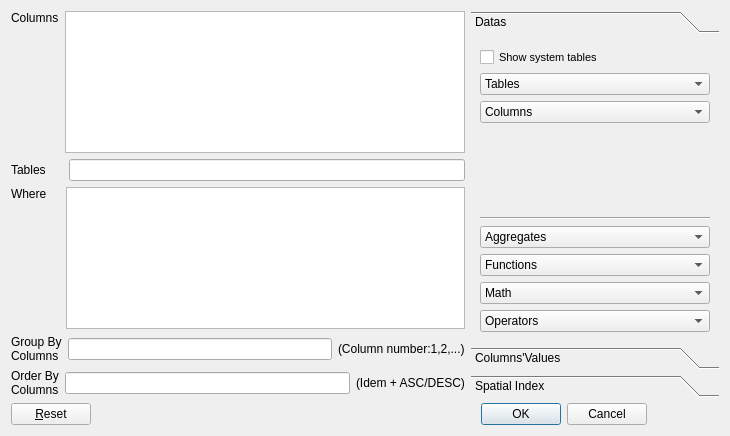
<?xml version="1.0" encoding="UTF-8"?>
<ui version="4.0">
 <class>Dialog</class>
 <widget class="QDialog" name="Dialog">
  <property name="geometry">
   <rect>
    <x>0</x>
    <y>0</y>
    <width>730</width>
    <height>436</height>
   </rect>
  </property>
  <property name="windowTitle">
   <string>Dialog</string>
  </property>
  <layout class="QVBoxLayout" name="verticalLayout_7">
   <item>
    <layout class="QHBoxLayout" name="horizontalLayout_6">
     <item>
      <layout class="QVBoxLayout" name="verticalLayout_3">
       <item>
        <layout class="QHBoxLayout" name="horizontalLayout">
         <item>
          <layout class="QVBoxLayout" name="verticalLayout">
           <item>
            <widget class="QLabel" name="label">
             <property name="text">
              <string>Columns</string>
             </property>
            </widget>
           </item>
           <item>
            <spacer name="verticalSpacer">
             <property name="orientation">
              <enum>Qt::Vertical</enum>
             </property>
             <property name="sizeHint" stdset="0">
              <size>
               <width>20</width>
               <height>40</height>
              </size>
             </property>
            </spacer>
           </item>
          </layout>
         </item>
         <item>
          <widget class="QTextEdit" name="col">
           <property name="minimumSize">
            <size>
             <width>400</width>
             <height>0</height>
            </size>
           </property>
          </widget>
         </item>
        </layout>
       </item>
       <item>
        <layout class="QHBoxLayout" name="horizontalLayout_2">
         <item>
          <widget class="QLabel" name="label_2">
           <property name="text">
            <string>Tables     </string>
           </property>
          </widget>
         </item>
         <item>
          <widget class="QLineEdit" name="tab"/>
         </item>
        </layout>
       </item>
       <item>
        <layout class="QHBoxLayout" name="horizontalLayout_3">
         <item>
          <layout class="QVBoxLayout" name="verticalLayout_2">
           <item>
            <widget class="QLabel" name="label_3">
             <property name="text">
              <string>Where    </string>
             </property>
            </widget>
           </item>
           <item>
            <spacer name="verticalSpacer_2">
             <property name="orientation">
              <enum>Qt::Vertical</enum>
             </property>
             <property name="sizeHint" stdset="0">
              <size>
               <width>20</width>
               <height>40</height>
              </size>
             </property>
            </spacer>
           </item>
          </layout>
         </item>
         <item>
          <widget class="QTextEdit" name="where"/>
         </item>
        </layout>
       </item>
       <item>
        <layout class="QHBoxLayout" name="horizontalLayout_4">
         <item>
          <widget class="QLabel" name="label_4">
           <property name="text">
            <string>Group By 
Columns</string>
           </property>
          </widget>
         </item>
         <item>
          <widget class="QLineEdit" name="group"/>
         </item>
         <item>
          <widget class="QLabel" name="label_6">
           <property name="text">
            <string>(Column number:1,2,...)</string>
           </property>
          </widget>
         </item>
        </layout>
       </item>
       <item>
        <layout class="QHBoxLayout" name="horizontalLayout_5">
         <item>
          <widget class="QLabel" name="label_5">
           <property name="text">
            <string>Order By 
Columns</string>
           </property>
          </widget>
         </item>
         <item>
          <widget class="QLineEdit" name="order"/>
         </item>
         <item>
          <widget class="QLabel" name="label_7">
           <property name="text">
            <string>(Idem + ASC/DESC)</string>
           </property>
          </widget>
         </item>
        </layout>
       </item>
      </layout>
     </item>
     <item>
      <layout class="QVBoxLayout" name="verticalLayout_4">
       <item>
        <widget class="QToolBox" name="toolBox">
         <property name="maximumSize">
          <size>
           <width>300</width>
           <height>16777215</height>
          </size>
         </property>
         <property name="currentIndex">
          <number>0</number>
         </property>
         <widget class="QWidget" name="page">
          <property name="geometry">
           <rect>
            <x>0</x>
            <y>0</y>
            <width>232</width>
            <height>286</height>
           </rect>
          </property>
          <attribute name="label">
           <string>Datas</string>
          </attribute>
          <layout class="QVBoxLayout" name="verticalLayout_5">
           <item>
            <widget class="QCheckBox" name="checkBox">
             <property name="font">
              <font>
               <pointsize>8</pointsize>
               <kerning>true</kerning>
              </font>
             </property>
             <property name="text">
              <string>Show system tables</string>
             </property>
            </widget>
           </item>
           <item>
            <widget class="QComboBox" name="tables">
             <item>
              <property name="text">
               <string>Tables</string>
              </property>
             </item>
            </widget>
           </item>
           <item>
            <widget class="QComboBox" name="columns">
             <item>
              <property name="text">
               <string>Columns</string>
              </property>
             </item>
            </widget>
           </item>
           <item>
            <spacer name="verticalSpacer_4">
             <property name="orientation">
              <enum>Qt::Vertical</enum>
             </property>
             <property name="sizeHint" stdset="0">
              <size>
               <width>20</width>
               <height>40</height>
              </size>
             </property>
            </spacer>
           </item>
           <item>
            <widget class="Line" name="line_2">
             <property name="orientation">
              <enum>Qt::Horizontal</enum>
             </property>
            </widget>
           </item>
           <item>
            <widget class="QComboBox" name="aggregates">
             <item>
              <property name="text">
               <string>Aggregates</string>
              </property>
             </item>
            </widget>
           </item>
           <item>
            <widget class="QComboBox" name="functions">
             <item>
              <property name="text">
               <string>Functions</string>
              </property>
             </item>
            </widget>
           </item>
           <item>
            <widget class="QComboBox" name="math">
             <item>
              <property name="text">
               <string>Math</string>
              </property>
             </item>
            </widget>
           </item>
           <item>
            <widget class="QComboBox" name="operators">
             <item>
              <property name="text">
               <string>Operators</string>
              </property>
             </item>
            </widget>
           </item>
          </layout>
         </widget>
         <widget class="QWidget" name="page_2">
          <property name="geometry">
           <rect>
            <x>0</x>
            <y>0</y>
            <width>176</width>
            <height>167</height>
           </rect>
          </property>
          <attribute name="label">
           <string>Columns'Values</string>
          </attribute>
          <layout class="QVBoxLayout" name="verticalLayout_6">
           <item>
            <widget class="QComboBox" name="columns_2">
             <item>
              <property name="text">
               <string>Columns</string>
              </property>
             </item>
            </widget>
           </item>
           <item>
            <widget class="QCheckBox" name="extract">
             <property name="text">
              <string>Only 10 First Values</string>
             </property>
            </widget>
           </item>
           <item>
            <widget class="QListView" name="values">
             <property name="maximumSize">
              <size>
               <width>16777215</width>
               <height>16777215</height>
              </size>
             </property>
             <property name="editTriggers">
              <set>QAbstractItemView::NoEditTriggers</set>
             </property>
             <property name="showDropIndicator" stdset="0">
              <bool>false</bool>
             </property>
             <property name="dragEnabled">
              <bool>false</bool>
             </property>
             <property name="dragDropMode">
              <enum>QAbstractItemView::NoDragDrop</enum>
             </property>
            </widget>
           </item>
          </layout>
         </widget>
         <widget class="QWidget" name="page_3">
          <property name="geometry">
           <rect>
            <x>0</x>
            <y>0</y>
            <width>222</width>
            <height>162</height>
           </rect>
          </property>
          <attribute name="label">
           <string>Spatial Index</string>
          </attribute>
          <layout class="QVBoxLayout" name="verticalLayout_8">
           <item>
            <widget class="QComboBox" name="table_idx">
             <item>
              <property name="text">
               <string>Table (with Spatial Index)</string>
              </property>
             </item>
            </widget>
           </item>
           <item>
            <widget class="QComboBox" name="table_target">
             <item>
              <property name="text">
               <string>Table (Target)</string>
              </property>
             </item>
            </widget>
           </item>
           <item>
            <widget class="QComboBox" name="Rtree">
             <item>
              <property name="text">
               <string>Rtree Operation</string>
              </property>
             </item>
            </widget>
           </item>
           <item>
            <widget class="QPushButton" name="usertree">
             <property name="text">
              <string>Use Spatial Index</string>
             </property>
            </widget>
           </item>
           <item>
            <spacer name="verticalSpacer_3">
             <property name="orientation">
              <enum>Qt::Vertical</enum>
             </property>
             <property name="sizeHint" stdset="0">
              <size>
               <width>20</width>
               <height>40</height>
              </size>
             </property>
            </spacer>
           </item>
          </layout>
         </widget>
        </widget>
       </item>
      </layout>
     </item>
    </layout>
   </item>
   <item>
    <layout class="QHBoxLayout" name="horizontalLayout_7">
     <item>
      <widget class="QPushButton" name="reset">
       <property name="text">
        <string>&amp;Reset</string>
       </property>
      </widget>
     </item>
     <item>
      <spacer name="horizontalSpacer">
       <property name="orientation">
        <enum>Qt::Horizontal</enum>
       </property>
       <property name="sizeHint" stdset="0">
        <size>
         <width>40</width>
         <height>20</height>
        </size>
       </property>
      </spacer>
     </item>
     <item>
      <widget class="QDialogButtonBox" name="buttonBox">
       <property name="orientation">
        <enum>Qt::Horizontal</enum>
       </property>
       <property name="standardButtons">
        <set>QDialogButtonBox::Cancel|QDialogButtonBox::Ok</set>
       </property>
       <property name="centerButtons">
        <bool>true</bool>
       </property>
      </widget>
     </item>
    </layout>
   </item>
  </layout>
 </widget>
 <resources/>
 <connections>
  <connection>
   <sender>buttonBox</sender>
   <signal>rejected()</signal>
   <receiver>Dialog</receiver>
   <slot>reject()</slot>
   <hints>
    <hint type="sourcelabel">
     <x>633</x>
     <y>440</y>
    </hint>
    <hint type="destinationlabel">
     <x>286</x>
     <y>274</y>
    </hint>
   </hints>
  </connection>
  <connection>
   <sender>buttonBox</sender>
   <signal>accepted()</signal>
   <receiver>Dialog</receiver>
   <slot>accept()</slot>
   <hints>
    <hint type="sourcelabel">
     <x>516</x>
     <y>433</y>
    </hint>
    <hint type="destinationlabel">
     <x>306</x>
     <y>423</y>
    </hint>
   </hints>
  </connection>
  <connection>
   <sender>reset</sender>
   <signal>clicked(bool)</signal>
   <receiver>order</receiver>
   <slot>clear()</slot>
   <hints>
    <hint type="sourcelabel">
     <x>78</x>
     <y>436</y>
    </hint>
    <hint type="destinationlabel">
     <x>122</x>
     <y>395</y>
    </hint>
   </hints>
  </connection>
  <connection>
   <sender>reset</sender>
   <signal>clicked()</signal>
   <receiver>group</receiver>
   <slot>clear()</slot>
   <hints>
    <hint type="sourcelabel">
     <x>61</x>
     <y>423</y>
    </hint>
    <hint type="destinationlabel">
     <x>102</x>
     <y>353</y>
    </hint>
   </hints>
  </connection>
  <connection>
   <sender>reset</sender>
   <signal>clicked()</signal>
   <receiver>where</receiver>
   <slot>clear()</slot>
   <hints>
    <hint type="sourcelabel">
     <x>21</x>
     <y>426</y>
    </hint>
    <hint type="destinationlabel">
     <x>118</x>
     <y>249</y>
    </hint>
   </hints>
  </connection>
  <connection>
   <sender>reset</sender>
   <signal>clicked()</signal>
   <receiver>tab</receiver>
   <slot>clear()</slot>
   <hints>
    <hint type="sourcelabel">
     <x>24</x>
     <y>434</y>
    </hint>
    <hint type="destinationlabel">
     <x>147</x>
     <y>165</y>
    </hint>
   </hints>
  </connection>
  <connection>
   <sender>reset</sender>
   <signal>clicked()</signal>
   <receiver>col</receiver>
   <slot>clear()</slot>
   <hints>
    <hint type="sourcelabel">
     <x>24</x>
     <y>428</y>
    </hint>
    <hint type="destinationlabel">
     <x>208</x>
     <y>98</y>
    </hint>
   </hints>
  </connection>
  <connection>
   <sender>reset</sender>
   <signal>clicked()</signal>
   <receiver>columns</receiver>
   <slot>clear()</slot>
   <hints>
    <hint type="sourcelabel">
     <x>57</x>
     <y>437</y>
    </hint>
    <hint type="destinationlabel">
     <x>513</x>
     <y>67</y>
    </hint>
   </hints>
  </connection>
 </connections>
</ui>
